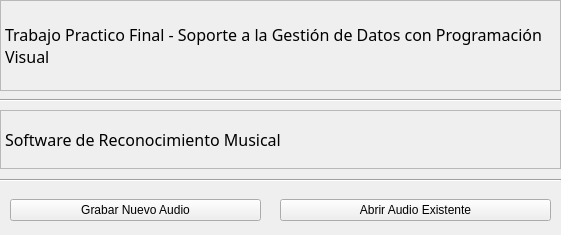
<?xml version="1.0" encoding="UTF-8"?>
<ui version="4.0">
 <author>OrneC</author>
 <class>MainWindow</class>
 <widget class="QMainWindow" name="MainWindow">
  <property name="windowModality">
   <enum>Qt::ApplicationModal</enum>
  </property>
  <property name="geometry">
   <rect>
    <x>0</x>
    <y>0</y>
    <width>561</width>
    <height>235</height>
   </rect>
  </property>
  <property name="sizePolicy">
   <sizepolicy hsizetype="Ignored" vsizetype="Ignored">
    <horstretch>0</horstretch>
    <verstretch>0</verstretch>
   </sizepolicy>
  </property>
  <property name="windowTitle">
   <string notr="true">Menu</string>
  </property>
  <property name="windowIcon">
   <iconset>
    <normaloff>../../../../../../../Downloads/2x/baseline_music_note_black_18dp.png</normaloff>../../../../../../../Downloads/2x/baseline_music_note_black_18dp.png</iconset>
  </property>
  <property name="autoFillBackground">
   <bool>true</bool>
  </property>
  <property name="toolButtonStyle">
   <enum>Qt::ToolButtonIconOnly</enum>
  </property>
  <widget class="QWidget" name="centralwidget">
   <widget class="QWidget" name="verticalLayoutWidget_2">
    <property name="geometry">
     <rect>
      <x>0</x>
      <y>90</y>
      <width>561</width>
      <height>21</height>
     </rect>
    </property>
    <layout class="QVBoxLayout" name="verticalLayout_2">
     <item>
      <widget class="Line" name="line">
       <property name="orientation">
        <enum>Qt::Horizontal</enum>
       </property>
      </widget>
     </item>
    </layout>
   </widget>
   <widget class="QWidget" name="gridLayoutWidget">
    <property name="geometry">
     <rect>
      <x>10</x>
      <y>190</y>
      <width>251</width>
      <height>41</height>
     </rect>
    </property>
    <layout class="QGridLayout" name="gridLayout">
     <item row="0" column="0">
      <widget class="QPushButton" name="btnGrabar">
       <property name="palette">
        <palette>
         <active>
          <colorrole role="ButtonText">
           <brush brushstyle="SolidPattern">
            <color alpha="255">
             <red>0</red>
             <green>0</green>
             <blue>0</blue>
            </color>
           </brush>
          </colorrole>
         </active>
         <inactive>
          <colorrole role="ButtonText">
           <brush brushstyle="SolidPattern">
            <color alpha="255">
             <red>0</red>
             <green>0</green>
             <blue>0</blue>
            </color>
           </brush>
          </colorrole>
         </inactive>
         <disabled>
          <colorrole role="ButtonText">
           <brush brushstyle="SolidPattern">
            <color alpha="255">
             <red>120</red>
             <green>120</green>
             <blue>120</blue>
            </color>
           </brush>
          </colorrole>
         </disabled>
        </palette>
       </property>
       <property name="toolTip">
        <string>Grabar un Audio para Analizar</string>
       </property>
       <property name="autoFillBackground">
        <bool>true</bool>
       </property>
       <property name="text">
        <string>Grabar Nuevo Audio</string>
       </property>
       <property name="icon">
        <iconset>
         <normaloff>../../../../../../../Downloads/2x/baseline_mic_black_18dp.png</normaloff>../../../../../../../Downloads/2x/baseline_mic_black_18dp.png</iconset>
       </property>
       <property name="autoDefault">
        <bool>false</bool>
       </property>
       <property name="default">
        <bool>false</bool>
       </property>
       <property name="flat">
        <bool>false</bool>
       </property>
      </widget>
     </item>
    </layout>
   </widget>
   <widget class="QWidget" name="gridLayoutWidget_2">
    <property name="geometry">
     <rect>
      <x>280</x>
      <y>190</y>
      <width>271</width>
      <height>41</height>
     </rect>
    </property>
    <layout class="QGridLayout" name="gridLayout_2">
     <item row="0" column="0">
      <widget class="QPushButton" name="btnAbrir">
       <property name="toolTip">
        <string>Abrir un Archivo de Audio Existente</string>
       </property>
       <property name="text">
        <string>Abrir Audio Existente</string>
       </property>
       <property name="icon">
        <iconset>
         <normaloff>../../../../../../../Downloads/2x/baseline_folder_open_black_18dp.png</normaloff>../../../../../../../Downloads/2x/baseline_folder_open_black_18dp.png</iconset>
       </property>
      </widget>
     </item>
    </layout>
   </widget>
   <widget class="QWidget" name="verticalLayoutWidget_5">
    <property name="geometry">
     <rect>
      <x>0</x>
      <y>110</y>
      <width>561</width>
      <height>59</height>
     </rect>
    </property>
    <layout class="QVBoxLayout" name="verticalLayout_5">
     <item>
      <widget class="QLabel" name="lblMenu2">
       <property name="minimumSize">
        <size>
         <width>559</width>
         <height>49</height>
        </size>
       </property>
       <property name="font">
        <font>
         <family>Bell MT</family>
         <pointsize>12</pointsize>
         <weight>50</weight>
         <bold>false</bold>
        </font>
       </property>
       <property name="layoutDirection">
        <enum>Qt::LeftToRight</enum>
       </property>
       <property name="autoFillBackground">
        <bool>true</bool>
       </property>
       <property name="frameShape">
        <enum>QFrame::StyledPanel</enum>
       </property>
       <property name="frameShadow">
        <enum>QFrame::Sunken</enum>
       </property>
       <property name="text">
        <string>Software de Reconocimiento Musical</string>
       </property>
       <property name="textFormat">
        <enum>Qt::PlainText</enum>
       </property>
       <property name="scaledContents">
        <bool>true</bool>
       </property>
       <property name="wordWrap">
        <bool>true</bool>
       </property>
      </widget>
     </item>
    </layout>
   </widget>
   <widget class="QWidget" name="verticalLayoutWidget">
    <property name="geometry">
     <rect>
      <x>0</x>
      <y>0</y>
      <width>561</width>
      <height>91</height>
     </rect>
    </property>
    <layout class="QVBoxLayout" name="verticalLayout">
     <item>
      <widget class="QLabel" name="lblMenu2_2">
       <property name="minimumSize">
        <size>
         <width>559</width>
         <height>49</height>
        </size>
       </property>
       <property name="font">
        <font>
         <family>Bell MT</family>
         <pointsize>12</pointsize>
         <weight>50</weight>
         <bold>false</bold>
        </font>
       </property>
       <property name="layoutDirection">
        <enum>Qt::LeftToRight</enum>
       </property>
       <property name="autoFillBackground">
        <bool>true</bool>
       </property>
       <property name="frameShape">
        <enum>QFrame::StyledPanel</enum>
       </property>
       <property name="frameShadow">
        <enum>QFrame::Sunken</enum>
       </property>
       <property name="text">
        <string>Trabajo Practico Final - Soporte a la Gestión de Datos con Programación Visual</string>
       </property>
       <property name="textFormat">
        <enum>Qt::PlainText</enum>
       </property>
       <property name="scaledContents">
        <bool>true</bool>
       </property>
       <property name="wordWrap">
        <bool>true</bool>
       </property>
      </widget>
     </item>
    </layout>
   </widget>
   <widget class="QWidget" name="verticalLayoutWidget_3">
    <property name="geometry">
     <rect>
      <x>0</x>
      <y>170</y>
      <width>561</width>
      <height>21</height>
     </rect>
    </property>
    <layout class="QVBoxLayout" name="verticalLayout_3">
     <item>
      <widget class="Line" name="line_2">
       <property name="orientation">
        <enum>Qt::Horizontal</enum>
       </property>
      </widget>
     </item>
    </layout>
   </widget>
  </widget>
 </widget>
 <resources/>
 <connections/>
</ui>
